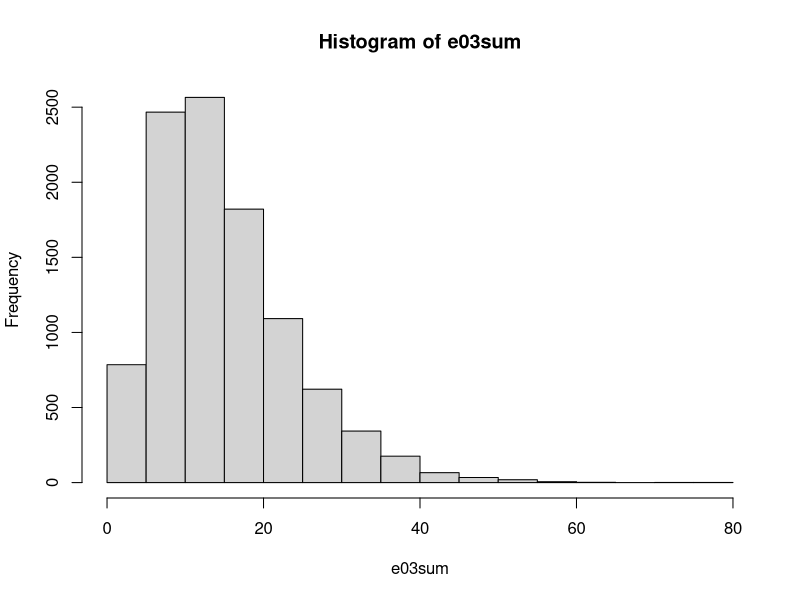
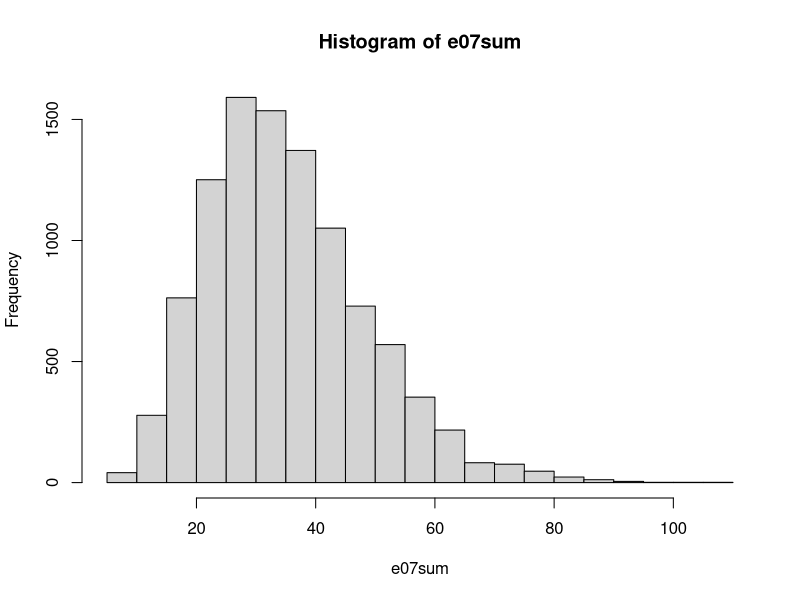
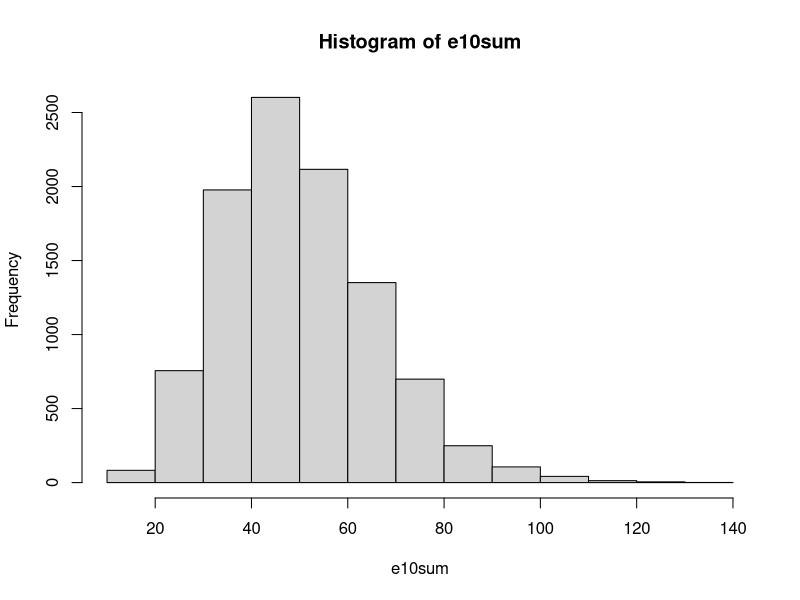
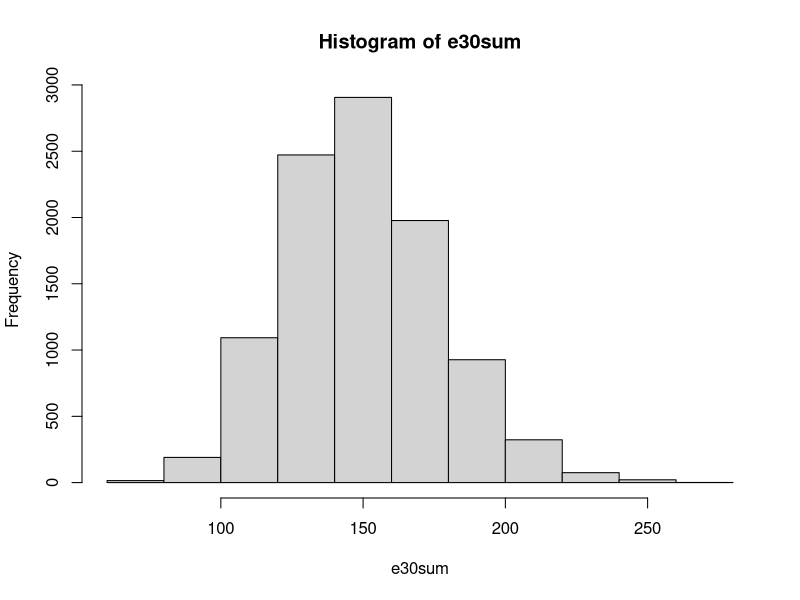
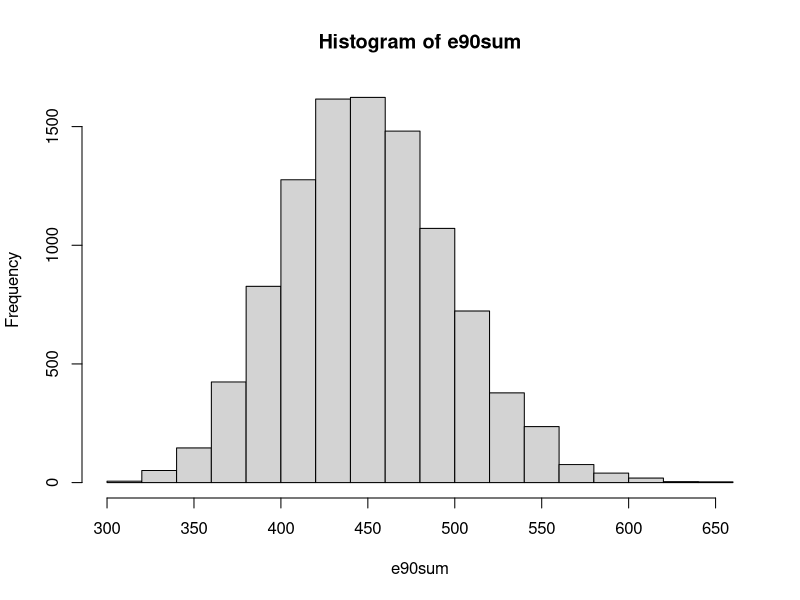
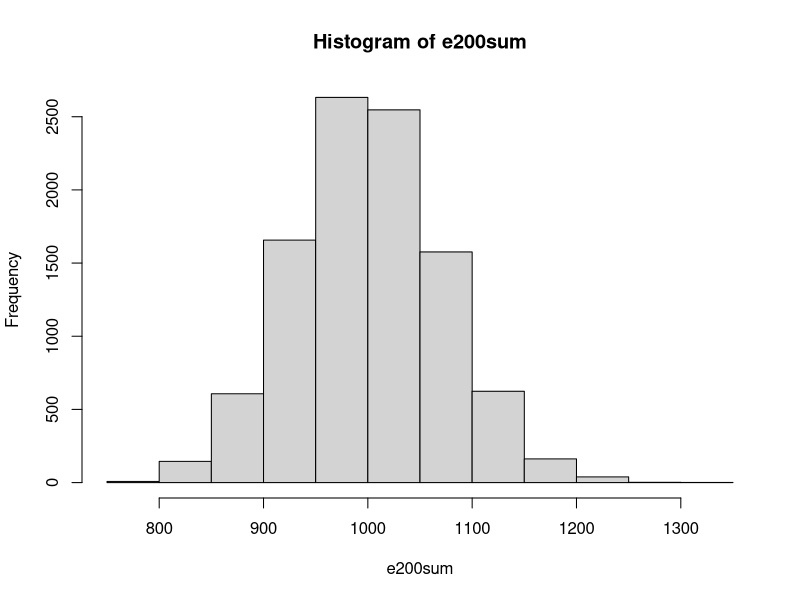
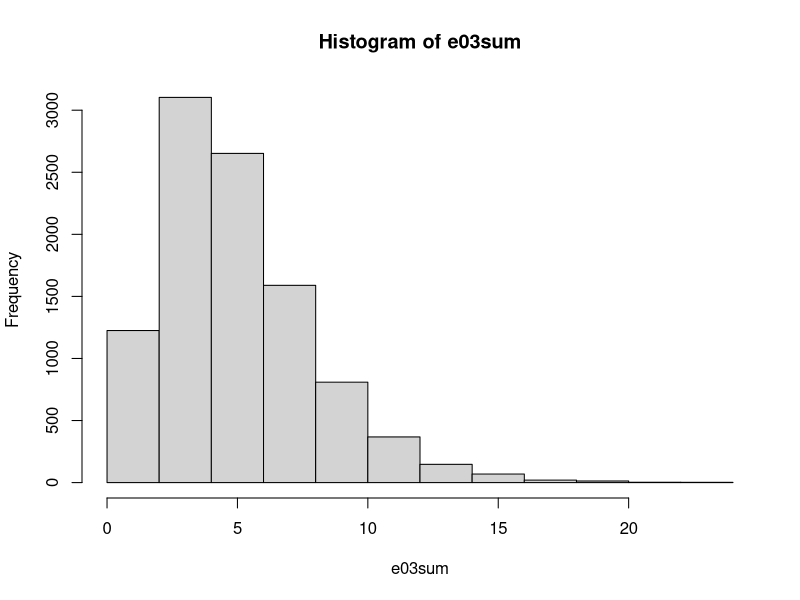
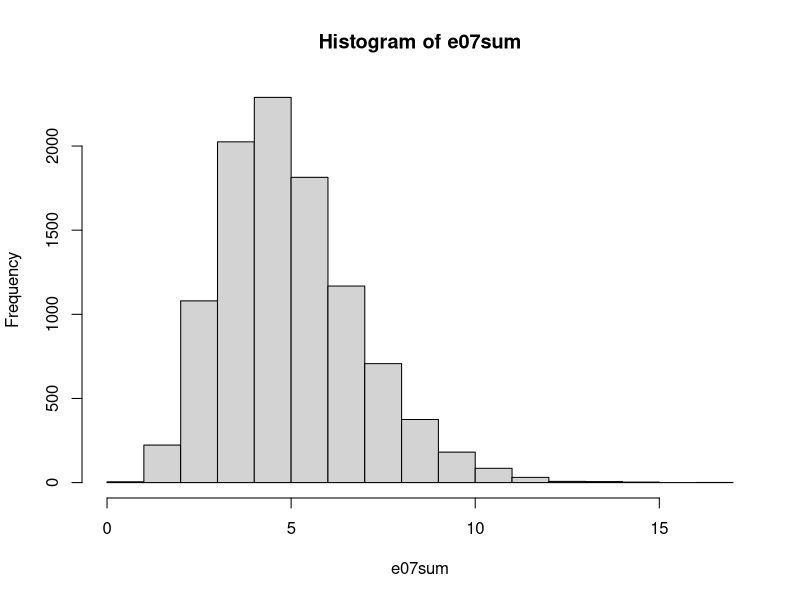

Reproduce these figures in R, in order.
# task 56

e03sum <- replicate( 10000, sum( rexp(3, 1/5) ) )
e07sum <- replicate( 10000, sum( rexp(7, 1/5) ) )
e10sum <- replicate( 10000, sum( rexp(10, 1/5) ) )
e30sum <- replicate( 10000, sum( rexp(30, 1/5) ) )
e90sum <- replicate( 10000, sum( rexp(90, 1/5) ) )
e200sum <- replicate( 10000, sum( rexp(200, 1/5) ) )

hist(e03sum)
hist(e07sum)
hist(e10sum)
hist(e30sum)
hist(e90sum)
hist(e200sum)

# task 57
e03sum <- replicate( 10000, sum( rexp(3, 1/5) ) / 3)
e07sum <- replicate( 10000, sum( rexp(7, 1/5) ) / 7)
e10sum <- replicate( 10000, sum( rexp(10, 1/5) ) / 10)
e30sum <- replicate( 10000, sum( rexp(30, 1/5) ) / 30)
e90sum <- replicate( 10000, sum( rexp(90, 1/5) ) / 90)
e200sum <- replicate( 10000, sum( rexp(200, 1/5) ) / 200)

hist(e03sum)
hist(e07sum)
hist(e10sum)
hist(e30sum)
hist(e90sum)
hist(e200sum)

# task 58
e03sum <- replicate( 10000, sum( runif(3, 1/5) ) / 3)
e07sum <- replicate( 10000, sum( runif(7, 1/5) ) / 7)
e10sum <- replicate( 10000, sum( runif(10, 1/5) ) / 10)
e30sum <- replicate( 10000, sum( runif(30, 1/5) ) / 30)
e90sum <- replicate( 10000, sum( runif(90, 1/5) ) / 90)
e200sum <- replicate( 10000, sum( runif(200, 1/5) ) / 200)

hist(e03sum)
hist(e07sum)
hist(e10sum)
hist(e30sum)
hist(e90sum)
hist(e200sum)

# task 59
x <- (900 - 980) / (900*10)
1 - pnorm(x)

# task 60
b <- (35-30)/(60/(sqrt(12)*sqrt(50)))
a <- (25-30)/(60/(sqrt(12)*sqrt(50)))
pnorm(b) - pnorm(a)

# task 61
raisins = c(4:7)
prob = c(0.2, 0.4, 0.3, 0.1)
mu = sum(raisins*prob)
var = sum(raisins*raisins*prob) - mu*mu
x <- (5.5 - mu)/(sqrt(var)/7)
1 - pnorm(x)

# task 62
x <- (4000 - 160*24)/(7*sqrt(160))
1 - pnorm(x)

# task 63
x1 <- (5.5 - 5)/(5/sqrt(80))
x2 <- (4.5 - 5)/(5/sqrt(80))
pnorm(x1) - pnorm(x2)

